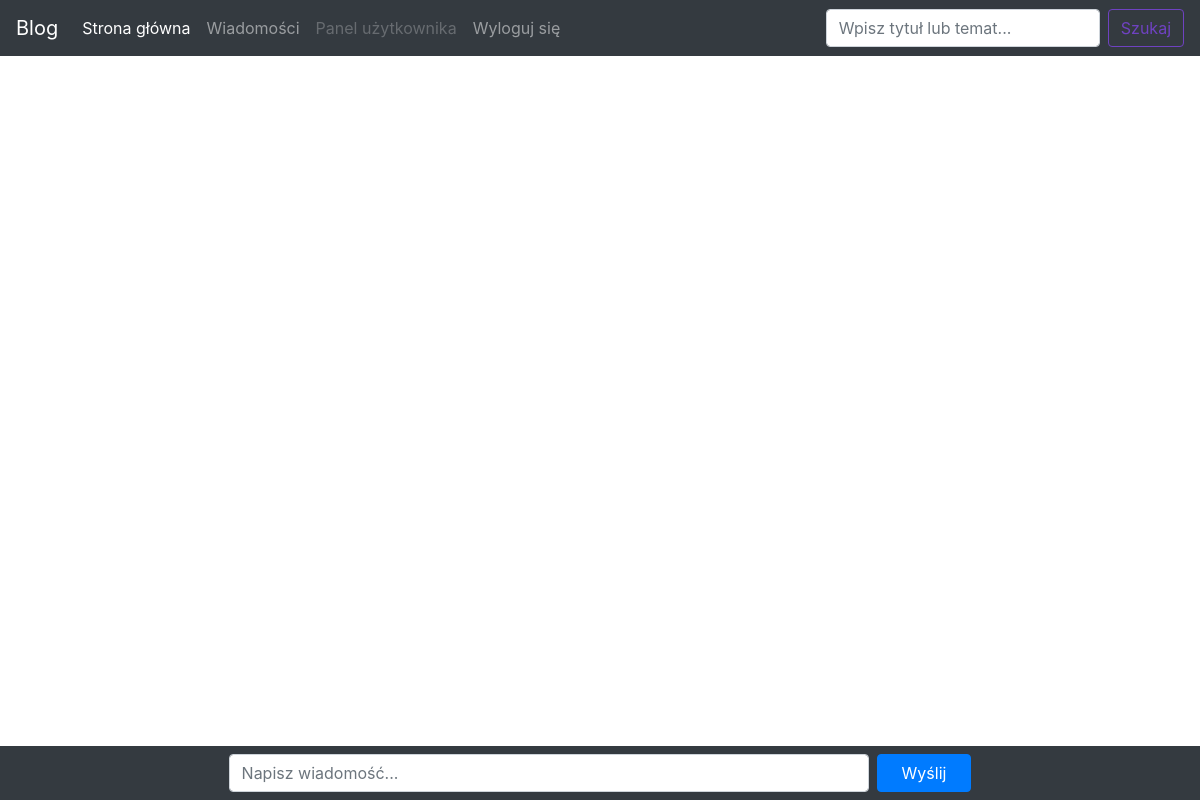
/Witryna/messages.php?uid=9 (signed in), run on an earlier commit of the app's database.
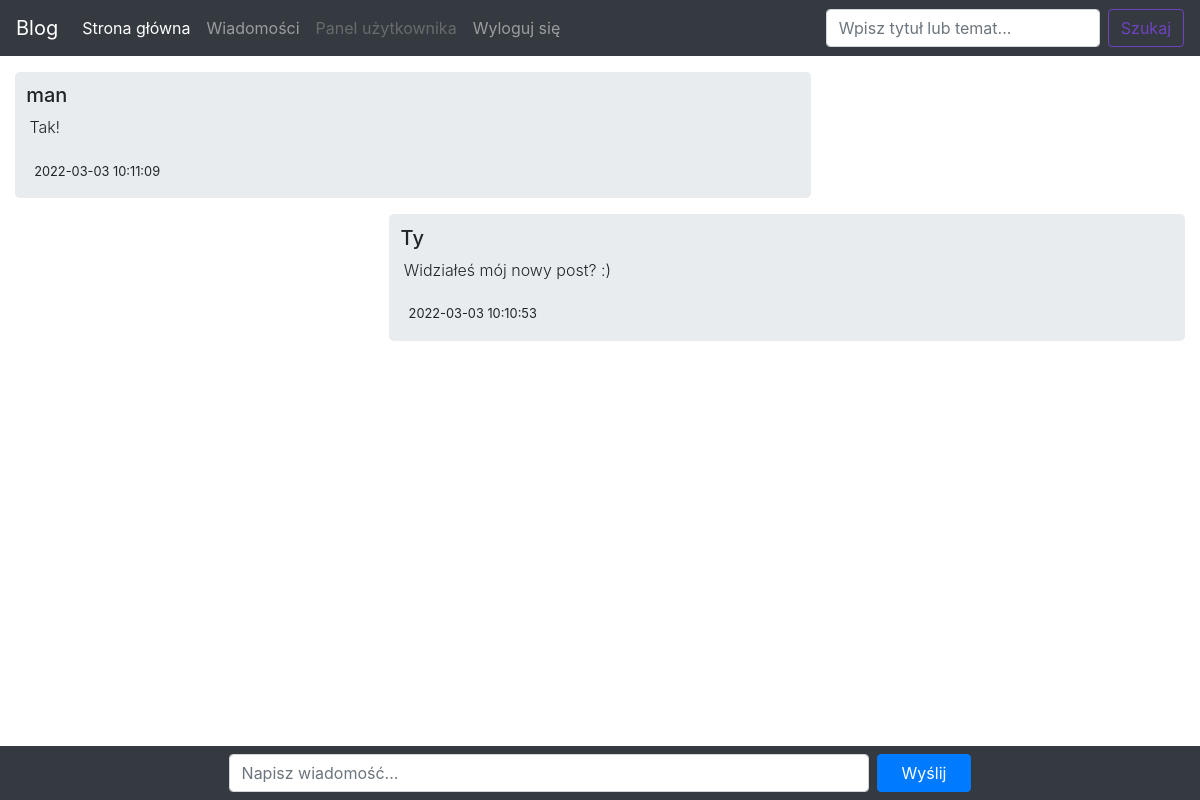
And on a later commit of the database.
### tables this page shows
CREATE TABLE `wiadomosci` (
  `data` timestamp NOT NULL DEFAULT current_timestamp() ON UPDATE current_timestamp(),
  `tresc` text NOT NULL,
  `czy_odczytana` int(11) NOT NULL,
  `Nadawca` int(11) NOT NULL,
  `Odbiorca` int(11) NOT NULL
);

CREATE TABLE `uzytkownicy` (
  `idUzytkownik` int(11) NOT NULL,
  `login` varchar(30) NOT NULL,
  `nazwa` varchar(30) NOT NULL,
  `uprawnienia` int(11) NOT NULL,
  `data_rejestracji` timestamp NOT NULL DEFAULT current_timestamp() ON UPDATE current_timestamp(),
  `plec` int(11) NOT NULL,
  `miejscowosc` varchar(60) NOT NULL
);

### Witryna/messages.php (the view, shortened to what this page needs)
<?php
	require_once("config.php");
	$connect = new mysqli($dbhost, $dbusername, $dbpassword, $dbname);
$result2 = $connect->query("select nazwa from uzytkownicy where idUzytkownik=".$_GET['uid']);
if ($result2->num_rows > 0){
	$row = $result2->fetch_assoc();
	$nazwaOdbiorcy = $row['nazwa'];
}
?>
<!DOCTYPE html>
<head>
	<link href="css/bootstrap.css" rel="stylesheet">
	<link href="css/messages.css" rel="stylesheet">
</head>
<body>
    <nav class="navbar navbar-expand-md navbar-dark fixed-top bg-dark">
      <a class="navbar-brand" href="">Blog</a>
      <div class="collapse navbar-collapse" id="navbarCollapse">
        <ul class="navbar-nav mr-auto">
          <li class="nav-item active">
            <a class="nav-link" href="./index.php">Strona główna <span class="sr-only">(current)</span></a>
          </li>
          <li class="nav-item">
            <a class="nav-link" href="./contacts.php">Wiadomości</a>
          </li>
          <li class="nav-item">
            <a class="nav-link disabled" href="./profile.php">Panel użytkownika</a>
          </li>
		  <li class="nav-item">
            <a class="nav-link" href="./destroy.php">Wyloguj się</a>
          </li>
        </ul>
        <form class="form-inline mt-2 mt-md-0">
          <input class="form-control mr-sm-2" type="text" placeholder="Wpisz tytuł lub temat..." aria-label="Search">
          <button class="btn btn-outline-success my-2 my-sm-0" type="submit">Szukaj</button>
        </form>
      </div>
    </nav>
<?php
$sql = "select * from wiadomosci where (Odbiorca = '".$_SESSION['idUzytkownik']."' and Nadawca = '".$_GET['uid']."') or  (Nadawca = '".$_SESSION['idUzytkownik']."' and Odbiorca = '".$_GET['uid']."') order by data desc limit 50";
$result = $connect->query($sql);
			?>
			<main role="main" class="container">
			<?php
		if ($result->num_rows > 0) {
			while($row = $result->fetch_assoc()){
				if($_GET['uid'] == $row["Nadawca"]){
				?>
					<div class="other jumbotron">
						<div class='username'><h5><?php echo $nazwaOdbiorcy; ?></h5></div>
						<p class="lead"><?php echo $row["tresc"]; ?></p>
						<div class="sidetext"><?php echo $row["data"]; ?></div>
					</div>
				<?php }
				else{
					?>
					<div class="self jumbotron">
					<div class='username'><h5>Ty</h5></div>
					<p class="lead"><?php echo $row["tresc"]; ?></p>
					<div class="sidetext"><?php echo $row["data"]; ?></div>
					</div>
					<?php
				}
		}
		}
		?>
		</main>
<nav class="navbar fixed-bottom bg-dark">
        <form class="form-send form-inline" action="./wyslijWiadomosc.php?uid=<?php echo $_GET['uid']; ?>" method="post">
          <input class="text-scale text-input form-control" type="text" placeholder="Napisz wiadomość..." aria-label="Search" name = "wyslij">
          <button class="send-btn btn btn-primary my-2 my-sm-0" type="submit">Wyślij</button>
        </form>
    </nav>
</body>
</html>

What changed in the data, as far as the page shows it:
added wiadomosci: Nadawca.nazwa "man", tresc "Tak!", data "2022-03-03 10:11:09"
added wiadomosci: tresc "Widziałeś mój nowy post? :)", data "2022-03-03 10:10:53"
